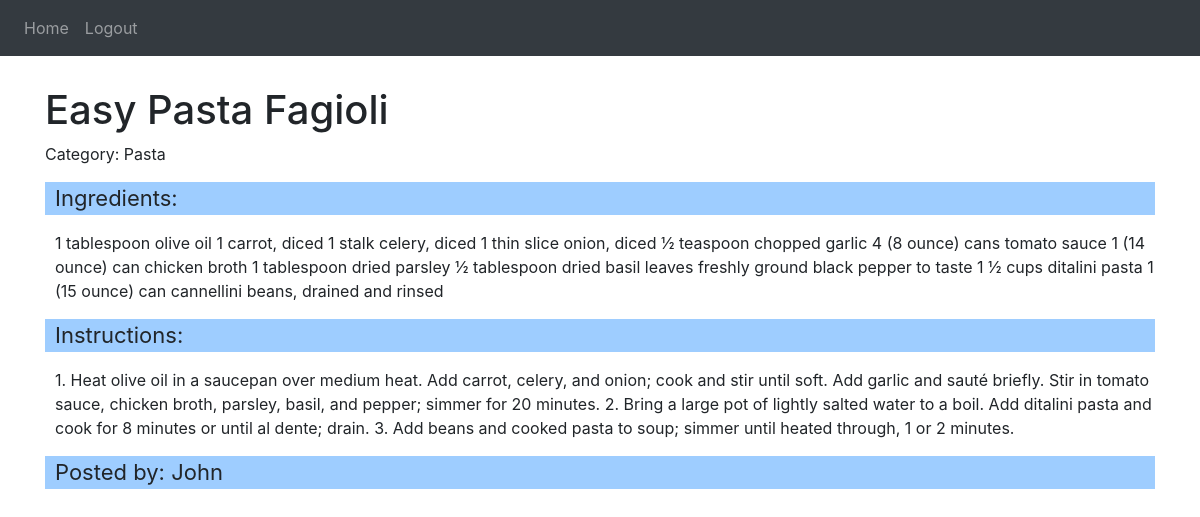
The app's page /recipe/5 (signed in) with its own data.
### website/models.py (models this page shows, shortened)
class Recipe(db.Model):
    id = db.Column(db.Integer, primary_key=True)  # unique identifier for the recipe
    instructions = db.Column(db.String(1000))    # instructions for cooking the recipe
    ingredients = db.Column(db.String(1000))     # ingredients required for the recipe
    title = db.Column(db.String(30))             # title of the recipe
    category = db.Column(db.String(30))          # category of the recipe
    user_id = db.Column(db.Integer, db.ForeignKey('user.id'), nullable=False) # foreign key to the User table
    author = db.relationship('User', backref=db.backref('my_recipes', lazy=True)) # relationship with the User class
    user = db.relationship('User', backref='recipes') # relationship with the User class

class User(db.Model, UserMixin):
    id = db.Column(db.Integer, primary_key=True)   # unique identifier for the user
    email = db.Column(db.String(150), unique=True) # email address of the user
    password = db.Column(db.String(150))           # password of the user
    first_name = db.Column(db.String(150))         # first name of the user

### website/views.py (the view)
@views.route("/recipe/<int:recipe_id>")
@login_required
def recipe(recipe_id):
    recipe = Recipe.query.get_or_404(recipe_id)
    return render_template("recipe.html", user=recipe.user, recipe=recipe)

### website/__init__.py (called while the page is built)
def create_app():
    app = Flask(__name__)
    app.config["SECRET_KEY"] = 'andreivince'
    app.config["SQLALCHEMY_DATABASE_URI"] = f'sqlite:///{DB_NAME}'
    db.init_app(app)
    from .views import views
    from .auth import auth
    app.register_blueprint(views, url_prefix='/')
    app.register_blueprint(auth, url_prefix='/')
    from .models import User, Recipe
    create_database(app)
    login_manager = LoginManager()
    login_manager.login_view = 'auth.login'
    login_manager.init_app(app)
    @login_manager.user_loader
    def load_user(id):
        return User.query.get(int(id))
    return app

### website/templates/recipe.html (shortened to what this page needs)
<link rel="stylesheet" type="text/css" href="{{ url_for('static', filename='css/recipe.css') }}">
{% extends "base.html" %}
{% block content %}
  <div class="recipe">
    <h1 class="title_recipe">{{ recipe.title }}</h1>
    <p>Category: {{ recipe.category }}</p>
    <p class="label_recipe">Ingredients:</p>
    <p class="user_recipe">{{ recipe.ingredients }}</p>
    <p class="label_recipe">Instructions:</p>
    <p class="user_recipe">{{ recipe.instructions }}</p>
    <p class="label_recipe">Posted by: {{ recipe.user.first_name }}</p>
  </div>
{% endblock %}

### website/static/css/recipe.css (style rules this page uses)
.recipe { padding-top: 30px; }
.label_recipe { font-size: 22px; background-color: #027cff61; padding-left: 10px; }
.user_recipe { padding-left: 10px; }

### records on screen
Recipe: title "Easy Pasta Fagioli", category "Pasta", ingredients "1 tablespoon olive oil 1 carrot, diced 1 stalk celery, diced 1 thin slice onion, diced ½ teaspoon chopped garlic 4 (8 ounce) cans tomato sauce 1 (14 ounce) can chicken broth 1 tablespoon dried parsley ½ tablespoon dried basil leaves freshly ground black pepper to taste 1 ½ cups ditalini pasta 1 (15 ounce) can cannellini beans, drained and rinsed", instructions "1. Heat olive oil in a saucepan over medium heat. Add carrot, celery, and onion; cook and stir until soft. Add garlic and sauté briefly. Stir in tomato sauce, chicken broth, parsley, basil, and pepper; simmer for 20 minutes. 2. Bring a large pot of lightly salted water to a boil. Add ditalini pasta and cook for 8 minutes or until al dente; drain. 3. Add beans and cooked pasta to soup; simmer until heated through, 1 or 2 minutes."
User: user.first_name "John"
